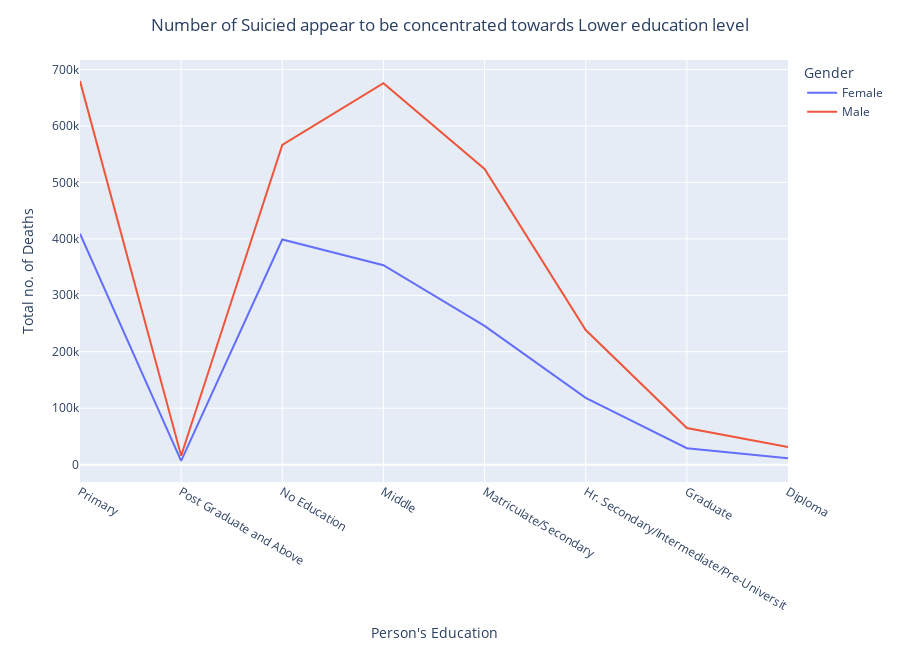

Notebook cell for this chart:
### Code cell
fig = px.line(edu_data_gb, x='Details of Person',y='Total no. of Deaths', color='Gender',height=650)
fig.update_layout(
    title={
        'text':'Number of Suicied appear to be concentrated towards Lower education level',
        'y':0.97,
        'x':0.5,
        'xanchor': 'center',
        'yanchor': 'top'
          },
    xaxis_title = "Person's Education",
    yaxis_title = "Total no. of Deaths",)
fig.show()

### Figure 1 — Plotly figure (JSON) as saved in the notebook; plotly's stock layout.template omitted (floating-point values rounded to 4 significant figures)
{"data": [{"hovertemplate": "Gender=Female<br>Details of Person=%{x}<br>Total no. of Deaths=%{y}<extra></extra>", "legendgroup": "Female", "line": {"color": "#636efa", "dash": "solid"}, "mode": "lines", "name": "Female", "orientation": "v", "showlegend": true, "type": "scatter", "x": ["Primary", "Post Graduate and Above", "No Education", "Middle", "Matriculate/Secondary", "Hr. Secondary/Intermediate/Pre-Universit", "Graduate", "Diploma"], "xaxis": "x", "y": [409020, 6612, 398826, 353289, 245820, 118218, 29052, 11202], "yaxis": "y"}, {"hovertemplate": "Gender=Male<br>Details of Person=%{x}<br>Total no. of Deaths=%{y}<extra></extra>", "legendgroup": "Male", "line": {"color": "#EF553B", "dash": "solid"}, "mode": "lines", "name": "Male", "orientation": "v", "showlegend": true, "type": "scatter", "x": ["Primary", "Post Graduate and Above", "No Education", "Middle", "Matriculate/Secondary", "Hr. Secondary/Intermediate/Pre-Universit", "Graduate", "Diploma"], "xaxis": "x", "y": [679461, 15813, 566445, 675624, 523878, 238506, 64770, 31257], "yaxis": "y"}], "layout": {"height": 650, "legend": {"title": {"text": "Gender"}, "tracegroupgap": 0}, "margin": {"t": 60}, "title": {"text": "Number of Suicied appear to be concentrated towards Lower education level", "x": 0.5, "xanchor": "center", "y": 0.97, "yanchor": "top"}, "xaxis": {"anchor": "y", "domain": [0, 1], "title": {"text": "Person's Education"}}, "yaxis": {"anchor": "x", "domain": [0, 1], "title": {"text": "Total no. of Deaths"}}}}
